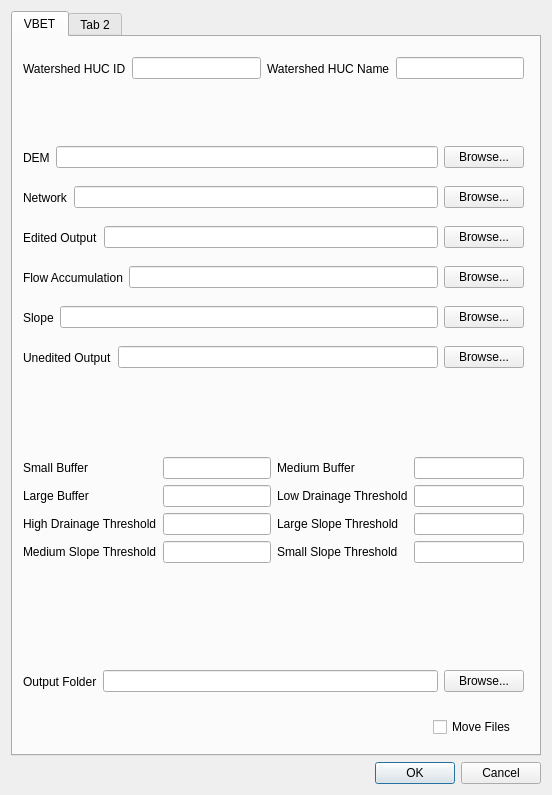
<?xml version="1.0" encoding="UTF-8"?>
<ui version="4.0">
 <class>ProjectBuilderDialogBase</class>
 <widget class="QDialog" name="ProjectBuilderDialogBase">
  <property name="geometry">
   <rect>
    <x>0</x>
    <y>0</y>
    <width>552</width>
    <height>795</height>
   </rect>
  </property>
  <property name="windowTitle">
   <string>Riverscapes Project Builder</string>
  </property>
  <layout class="QVBoxLayout" name="verticalLayout">
   <item>
    <widget class="QTabWidget" name="tabWidget">
     <property name="minimumSize">
      <size>
       <width>528</width>
       <height>741</height>
      </size>
     </property>
     <property name="currentIndex">
      <number>0</number>
     </property>
     <widget class="QWidget" name="tabVBET">
      <attribute name="title">
       <string>VBET</string>
      </attribute>
      <widget class="QWidget" name="horizontalLayoutWidget_3">
       <property name="geometry">
        <rect>
         <x>10</x>
         <y>180</y>
         <width>501</width>
         <height>41</height>
        </rect>
       </property>
       <layout class="QHBoxLayout" name="horizontalLayout_3">
        <item>
         <widget class="QLabel" name="labelEOut">
          <property name="minimumSize">
           <size>
            <width>0</width>
            <height>0</height>
           </size>
          </property>
          <property name="baseSize">
           <size>
            <width>0</width>
            <height>0</height>
           </size>
          </property>
          <property name="text">
           <string>Edited Output</string>
          </property>
         </widget>
        </item>
        <item>
         <widget class="QLineEdit" name="txtEOut">
          <property name="sizePolicy">
           <sizepolicy hsizetype="Expanding" vsizetype="Fixed">
            <horstretch>0</horstretch>
            <verstretch>0</verstretch>
           </sizepolicy>
          </property>
          <property name="minimumSize">
           <size>
            <width>0</width>
            <height>0</height>
           </size>
          </property>
          <property name="baseSize">
           <size>
            <width>0</width>
            <height>0</height>
           </size>
          </property>
         </widget>
        </item>
        <item>
         <widget class="QPushButton" name="btnBrowseEOut">
          <property name="minimumSize">
           <size>
            <width>0</width>
            <height>0</height>
           </size>
          </property>
          <property name="baseSize">
           <size>
            <width>0</width>
            <height>0</height>
           </size>
          </property>
          <property name="text">
           <string>Browse...</string>
          </property>
         </widget>
        </item>
       </layout>
      </widget>
      <widget class="QCheckBox" name="chkMoveFiles">
       <property name="geometry">
        <rect>
         <x>420</x>
         <y>680</y>
         <width>87</width>
         <height>20</height>
        </rect>
       </property>
       <property name="text">
        <string>Move Files</string>
       </property>
      </widget>
      <widget class="QWidget" name="horizontalLayoutWidget_4">
       <property name="geometry">
        <rect>
         <x>10</x>
         <y>420</y>
         <width>501</width>
         <height>121</height>
        </rect>
       </property>
       <layout class="QHBoxLayout" name="horizontalLayout_4">
        <item>
         <layout class="QVBoxLayout" name="verticalLayout_4">
          <item>
           <layout class="QFormLayout" name="formLayout">
            <item row="0" column="0">
             <widget class="QLabel" name="labelSmBuf">
              <property name="text">
               <string>Small Buffer</string>
              </property>
             </widget>
            </item>
            <item row="0" column="1">
             <widget class="QLineEdit" name="txtSmBuf"/>
            </item>
            <item row="1" column="1">
             <widget class="QLineEdit" name="txtLgBuf"/>
            </item>
            <item row="1" column="0">
             <widget class="QLabel" name="labelLgBuf">
              <property name="text">
               <string>Large Buffer</string>
              </property>
             </widget>
            </item>
            <item row="2" column="1">
             <widget class="QLineEdit" name="txtHighDA"/>
            </item>
            <item row="2" column="0">
             <widget class="QLabel" name="labelHighDA">
              <property name="text">
               <string>High Drainage Threshold</string>
              </property>
             </widget>
            </item>
            <item row="3" column="1">
             <widget class="QLineEdit" name="txtMedSlope"/>
            </item>
            <item row="3" column="0">
             <widget class="QLabel" name="labelMedSlope">
              <property name="text">
               <string>Medium Slope Threshold</string>
              </property>
             </widget>
            </item>
           </layout>
          </item>
         </layout>
        </item>
        <item>
         <layout class="QVBoxLayout" name="verticalLayout_2">
          <item>
           <layout class="QFormLayout" name="formLayout_2">
            <item row="0" column="0">
             <widget class="QLabel" name="labelMedBuf">
              <property name="text">
               <string>Medium Buffer</string>
              </property>
             </widget>
            </item>
            <item row="0" column="1">
             <widget class="QLineEdit" name="txtMedBuf"/>
            </item>
            <item row="1" column="1">
             <widget class="QLineEdit" name="txtLowDA"/>
            </item>
            <item row="1" column="0">
             <widget class="QLabel" name="labelLowDA">
              <property name="text">
               <string>Low Drainage Threshold</string>
              </property>
             </widget>
            </item>
            <item row="2" column="1">
             <widget class="QLineEdit" name="txtLgSlope"/>
            </item>
            <item row="2" column="0">
             <widget class="QLabel" name="labelLgSlope">
              <property name="text">
               <string>Large Slope Threshold</string>
              </property>
             </widget>
            </item>
            <item row="3" column="1">
             <widget class="QLineEdit" name="txtSmSlope"/>
            </item>
            <item row="3" column="0">
             <widget class="QLabel" name="labelSmSlope">
              <property name="text">
               <string>Small Slope Threshold</string>
              </property>
             </widget>
            </item>
           </layout>
          </item>
         </layout>
        </item>
       </layout>
      </widget>
      <widget class="QWidget" name="horizontalLayoutWidget_5">
       <property name="geometry">
        <rect>
         <x>10</x>
         <y>624</y>
         <width>501</width>
         <height>41</height>
        </rect>
       </property>
       <layout class="QHBoxLayout" name="horizontalLayout_5">
        <item>
         <widget class="QLabel" name="labelOutputFolder">
          <property name="minimumSize">
           <size>
            <width>0</width>
            <height>0</height>
           </size>
          </property>
          <property name="text">
           <string>Output Folder</string>
          </property>
         </widget>
        </item>
        <item>
         <widget class="QLineEdit" name="txtOutputFolder">
          <property name="minimumSize">
           <size>
            <width>0</width>
            <height>0</height>
           </size>
          </property>
          <property name="baseSize">
           <size>
            <width>0</width>
            <height>0</height>
           </size>
          </property>
         </widget>
        </item>
        <item>
         <widget class="QPushButton" name="btnBrowseOutputFolder">
          <property name="minimumSize">
           <size>
            <width>0</width>
            <height>0</height>
           </size>
          </property>
          <property name="text">
           <string>Browse...</string>
          </property>
         </widget>
        </item>
       </layout>
      </widget>
      <widget class="QWidget" name="horizontalLayoutWidget_2">
       <property name="geometry">
        <rect>
         <x>10</x>
         <y>100</y>
         <width>501</width>
         <height>41</height>
        </rect>
       </property>
       <layout class="QHBoxLayout" name="horizontalLayout_2">
        <item>
         <widget class="QLabel" name="labelDEM">
          <property name="minimumSize">
           <size>
            <width>0</width>
            <height>0</height>
           </size>
          </property>
          <property name="text">
           <string>DEM</string>
          </property>
         </widget>
        </item>
        <item>
         <widget class="QLineEdit" name="txtDEM">
          <property name="sizePolicy">
           <sizepolicy hsizetype="Expanding" vsizetype="Fixed">
            <horstretch>0</horstretch>
            <verstretch>0</verstretch>
           </sizepolicy>
          </property>
          <property name="minimumSize">
           <size>
            <width>0</width>
            <height>0</height>
           </size>
          </property>
          <property name="baseSize">
           <size>
            <width>0</width>
            <height>0</height>
           </size>
          </property>
         </widget>
        </item>
        <item>
         <widget class="QPushButton" name="btnBrowseDEM">
          <property name="minimumSize">
           <size>
            <width>0</width>
            <height>0</height>
           </size>
          </property>
          <property name="text">
           <string>Browse...</string>
          </property>
         </widget>
        </item>
       </layout>
      </widget>
      <widget class="QWidget" name="horizontalLayoutWidget">
       <property name="geometry">
        <rect>
         <x>10</x>
         <y>140</y>
         <width>501</width>
         <height>41</height>
        </rect>
       </property>
       <layout class="QHBoxLayout" name="horizontalLayout">
        <item>
         <widget class="QLabel" name="labelNetwork">
          <property name="minimumSize">
           <size>
            <width>0</width>
            <height>0</height>
           </size>
          </property>
          <property name="baseSize">
           <size>
            <width>0</width>
            <height>0</height>
           </size>
          </property>
          <property name="text">
           <string>Network</string>
          </property>
         </widget>
        </item>
        <item>
         <widget class="QLineEdit" name="txtNetwork">
          <property name="sizePolicy">
           <sizepolicy hsizetype="Expanding" vsizetype="Fixed">
            <horstretch>0</horstretch>
            <verstretch>0</verstretch>
           </sizepolicy>
          </property>
          <property name="minimumSize">
           <size>
            <width>0</width>
            <height>0</height>
           </size>
          </property>
          <property name="baseSize">
           <size>
            <width>0</width>
            <height>0</height>
           </size>
          </property>
         </widget>
        </item>
        <item>
         <widget class="QPushButton" name="btnBrowseNetwork">
          <property name="minimumSize">
           <size>
            <width>0</width>
            <height>0</height>
           </size>
          </property>
          <property name="baseSize">
           <size>
            <width>0</width>
            <height>0</height>
           </size>
          </property>
          <property name="text">
           <string>Browse...</string>
          </property>
         </widget>
        </item>
       </layout>
      </widget>
      <widget class="QWidget" name="horizontalLayoutWidget_6">
       <property name="geometry">
        <rect>
         <x>10</x>
         <y>220</y>
         <width>501</width>
         <height>41</height>
        </rect>
       </property>
       <layout class="QHBoxLayout" name="horizontalLayout_7">
        <item>
         <widget class="QLabel" name="labelFA">
          <property name="minimumSize">
           <size>
            <width>0</width>
            <height>0</height>
           </size>
          </property>
          <property name="baseSize">
           <size>
            <width>0</width>
            <height>0</height>
           </size>
          </property>
          <property name="text">
           <string>Flow Accumulation</string>
          </property>
         </widget>
        </item>
        <item>
         <widget class="QLineEdit" name="txtFA">
          <property name="sizePolicy">
           <sizepolicy hsizetype="Expanding" vsizetype="Fixed">
            <horstretch>0</horstretch>
            <verstretch>0</verstretch>
           </sizepolicy>
          </property>
          <property name="minimumSize">
           <size>
            <width>0</width>
            <height>0</height>
           </size>
          </property>
          <property name="baseSize">
           <size>
            <width>0</width>
            <height>0</height>
           </size>
          </property>
         </widget>
        </item>
        <item>
         <widget class="QPushButton" name="btnBrowseFA">
          <property name="minimumSize">
           <size>
            <width>0</width>
            <height>0</height>
           </size>
          </property>
          <property name="baseSize">
           <size>
            <width>0</width>
            <height>0</height>
           </size>
          </property>
          <property name="text">
           <string>Browse...</string>
          </property>
         </widget>
        </item>
       </layout>
      </widget>
      <widget class="QWidget" name="horizontalLayoutWidget_7">
       <property name="geometry">
        <rect>
         <x>10</x>
         <y>260</y>
         <width>501</width>
         <height>41</height>
        </rect>
       </property>
       <layout class="QHBoxLayout" name="horizontalLayout_8">
        <item>
         <widget class="QLabel" name="labelSlope">
          <property name="minimumSize">
           <size>
            <width>0</width>
            <height>0</height>
           </size>
          </property>
          <property name="baseSize">
           <size>
            <width>0</width>
            <height>0</height>
           </size>
          </property>
          <property name="text">
           <string>Slope</string>
          </property>
         </widget>
        </item>
        <item>
         <widget class="QLineEdit" name="txtSlope">
          <property name="sizePolicy">
           <sizepolicy hsizetype="Expanding" vsizetype="Fixed">
            <horstretch>0</horstretch>
            <verstretch>0</verstretch>
           </sizepolicy>
          </property>
          <property name="minimumSize">
           <size>
            <width>0</width>
            <height>0</height>
           </size>
          </property>
          <property name="baseSize">
           <size>
            <width>0</width>
            <height>0</height>
           </size>
          </property>
         </widget>
        </item>
        <item>
         <widget class="QPushButton" name="btnBrowseSlope">
          <property name="minimumSize">
           <size>
            <width>0</width>
            <height>0</height>
           </size>
          </property>
          <property name="baseSize">
           <size>
            <width>0</width>
            <height>0</height>
           </size>
          </property>
          <property name="text">
           <string>Browse...</string>
          </property>
         </widget>
        </item>
       </layout>
      </widget>
      <widget class="QWidget" name="horizontalLayoutWidget_8">
       <property name="geometry">
        <rect>
         <x>10</x>
         <y>300</y>
         <width>501</width>
         <height>41</height>
        </rect>
       </property>
       <layout class="QHBoxLayout" name="horizontalLayout_9">
        <item>
         <widget class="QLabel" name="labelUOut">
          <property name="minimumSize">
           <size>
            <width>0</width>
            <height>0</height>
           </size>
          </property>
          <property name="baseSize">
           <size>
            <width>0</width>
            <height>0</height>
           </size>
          </property>
          <property name="text">
           <string>Unedited Output</string>
          </property>
         </widget>
        </item>
        <item>
         <widget class="QLineEdit" name="txtUOut">
          <property name="sizePolicy">
           <sizepolicy hsizetype="Expanding" vsizetype="Fixed">
            <horstretch>0</horstretch>
            <verstretch>0</verstretch>
           </sizepolicy>
          </property>
          <property name="minimumSize">
           <size>
            <width>0</width>
            <height>0</height>
           </size>
          </property>
          <property name="baseSize">
           <size>
            <width>0</width>
            <height>0</height>
           </size>
          </property>
         </widget>
        </item>
        <item>
         <widget class="QPushButton" name="btnBrowseUOut">
          <property name="minimumSize">
           <size>
            <width>0</width>
            <height>0</height>
           </size>
          </property>
          <property name="baseSize">
           <size>
            <width>0</width>
            <height>0</height>
           </size>
          </property>
          <property name="text">
           <string>Browse...</string>
          </property>
         </widget>
        </item>
       </layout>
      </widget>
      <widget class="QWidget" name="horizontalLayoutWidget_9">
       <property name="geometry">
        <rect>
         <x>10</x>
         <y>10</y>
         <width>501</width>
         <height>43</height>
        </rect>
       </property>
       <layout class="QHBoxLayout" name="horizontalLayout_10">
        <item>
         <widget class="QLabel" name="labelHUCID">
          <property name="text">
           <string>Watershed HUC ID</string>
          </property>
         </widget>
        </item>
        <item>
         <widget class="QLineEdit" name="txtHUCID"/>
        </item>
        <item>
         <widget class="QLabel" name="labelHUCName">
          <property name="text">
           <string>Watershed HUC Name</string>
          </property>
         </widget>
        </item>
        <item>
         <widget class="QLineEdit" name="txtHUCName"/>
        </item>
       </layout>
      </widget>
      <zorder>horizontalLayoutWidget_3</zorder>
      <zorder>chkMoveFiles</zorder>
      <zorder>horizontalLayoutWidget_4</zorder>
      <zorder>horizontalLayoutWidget_5</zorder>
      <zorder>horizontalLayoutWidget_2</zorder>
      <zorder>horizontalLayoutWidget</zorder>
      <zorder>horizontalLayoutWidget_6</zorder>
      <zorder>horizontalLayoutWidget_7</zorder>
      <zorder>horizontalLayoutWidget_8</zorder>
      <zorder>labelUOut</zorder>
      <zorder>horizontalLayoutWidget_9</zorder>
     </widget>
     <widget class="QWidget" name="tabTool2">
      <attribute name="title">
       <string>Tab 2</string>
      </attribute>
     </widget>
    </widget>
   </item>
   <item>
    <widget class="QDialogButtonBox" name="btnBox">
     <property name="sizePolicy">
      <sizepolicy hsizetype="Expanding" vsizetype="Fixed">
       <horstretch>0</horstretch>
       <verstretch>0</verstretch>
      </sizepolicy>
     </property>
     <property name="orientation">
      <enum>Qt::Horizontal</enum>
     </property>
     <property name="standardButtons">
      <set>QDialogButtonBox::Cancel|QDialogButtonBox::Ok</set>
     </property>
    </widget>
   </item>
  </layout>
 </widget>
 <tabstops>
  <tabstop>txtDEM</tabstop>
  <tabstop>btnBrowseDEM</tabstop>
  <tabstop>txtNetwork</tabstop>
  <tabstop>btnBrowseNetwork</tabstop>
  <tabstop>txtEOut</tabstop>
  <tabstop>btnBrowseEOut</tabstop>
  <tabstop>txtSmBuf</tabstop>
  <tabstop>txtMedBuf</tabstop>
  <tabstop>txtLgBuf</tabstop>
  <tabstop>txtLowDA</tabstop>
  <tabstop>txtOutputFolder</tabstop>
  <tabstop>btnBrowseOutputFolder</tabstop>
  <tabstop>chkMoveFiles</tabstop>
  <tabstop>tabWidget</tabstop>
 </tabstops>
 <resources/>
 <connections/>
</ui>
